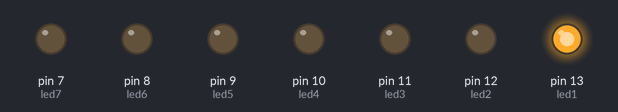
The sketch below on a simulated Arduino Uno, built with avr-gcc and run on an emulated ATmega328P. Shown: output pins drawn as LEDs (lit = HIGH).

Above: at 0.1 s.
At 1.1 s:
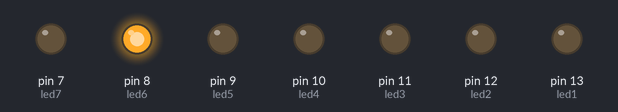
At 2.1 s:
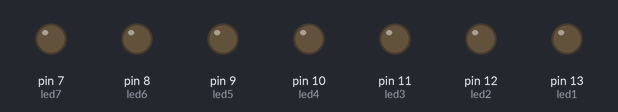
At 4.1 s:
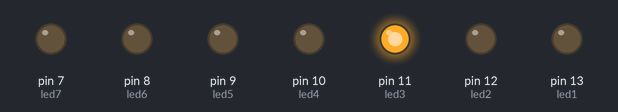
At 6.3 s:
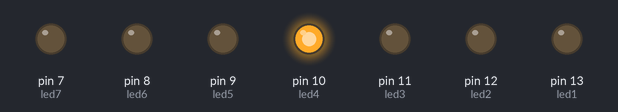
At 8.1 s:
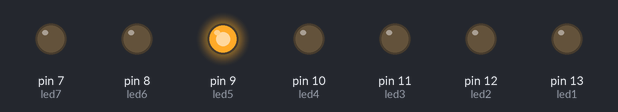
Timing chart, 0 to 8.4 s (numbered marks = the images above):
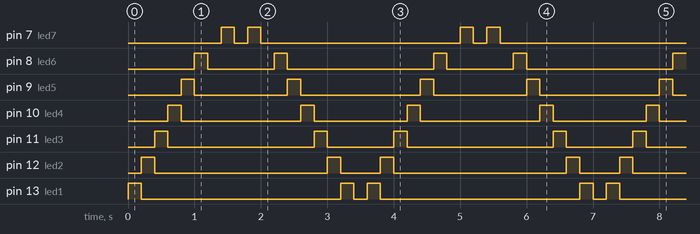

Measured:
- by itself, pin 7 (led7): repeats every 3.6 s: LOW 0.20 s, HIGH 0.20 s, LOW 3.0 s, HIGH 0.20 s
- by itself, pin 8 (led6): repeats every 3.6 s: LOW 1.0 s, HIGH 0.20 s, LOW 2.2 s, HIGH 0.20 s
- by itself, pin 9 (led5): repeats every 3.6 s: LOW 1.4 s, HIGH 0.20 s, LOW 1.8 s, HIGH 0.20 s
- by itself, pin 10 (led4): repeats every 3.6 s: LOW 1.8 s, HIGH 0.20 s, LOW 1.4 s, HIGH 0.20 s
- by itself, pin 11 (led3): repeats every 3.6 s: LOW 2.2 s, HIGH 0.20 s, LOW 1.0 s, HIGH 0.20 s
- by itself, pin 12 (led2): repeats every 3.6 s: LOW 2.6 s, HIGH 0.20 s, LOW 0.60 s, HIGH 0.20 s
- by itself, pin 13 (led1): repeats every 3.6 s: LOW 3.0 s, HIGH 0.20 s, LOW 0.20 s, HIGH 0.20 s

The sketch:

round_robin.ino
```cpp
/*
 Jaquelyn Casol Tangcawan
 BSCpE 4-A
 CPE 411 Embedded Stystems
 Activity 6-Round Robin
 */

int led1 = 13;
int led2 = 12;
int led3 = 11;
int led4 = 10;
int led5 = 9;
int led6 = 8;
int led7 = 7;

void setup()
{

  pinMode(led1, OUTPUT);
  pinMode(led2, OUTPUT);
  pinMode(led3, OUTPUT);
  pinMode(led4, OUTPUT);
  pinMode(led5, OUTPUT);
  pinMode(led6, OUTPUT);
  pinMode(led7, OUTPUT);

}
void loop()

{

  digitalWrite(led1, HIGH);
  delay(200);
  digitalWrite(led1, LOW);
  digitalWrite(led2, HIGH);
  delay(200);
  digitalWrite(led2, LOW);
  digitalWrite(led3, HIGH);
  delay(200);
  digitalWrite(led3, LOW);
  digitalWrite(led4, HIGH);
  delay(200);
  digitalWrite(led4, LOW);
  digitalWrite(led5, HIGH);
  delay(200);
  digitalWrite(led5, LOW);
  digitalWrite(led6, HIGH);
  delay(200);
  digitalWrite(led6, LOW);
  delay(200);
  digitalWrite(led7, HIGH);
  delay(200);
  digitalWrite(led7, LOW);
  delay(200);
  digitalWrite(led7, HIGH);
  delay(200);
  digitalWrite(led7, LOW);
  delay(200);
  digitalWrite(led6, HIGH);
  delay(200);
  digitalWrite(led6, LOW);
  digitalWrite(led5, HIGH);
  delay(200);
  digitalWrite(led5, LOW);
  digitalWrite(led4, HIGH);
  delay(200);
  digitalWrite(led4, LOW);
  digitalWrite(led3, HIGH);
  delay(200);
  digitalWrite(led3, LOW);
  digitalWrite(led2, HIGH);
  delay(200);
  digitalWrite(led2, LOW);
  digitalWrite(led1, HIGH);
  delay(200);
  digitalWrite(led1, LOW);
  delay(200);

}
```
